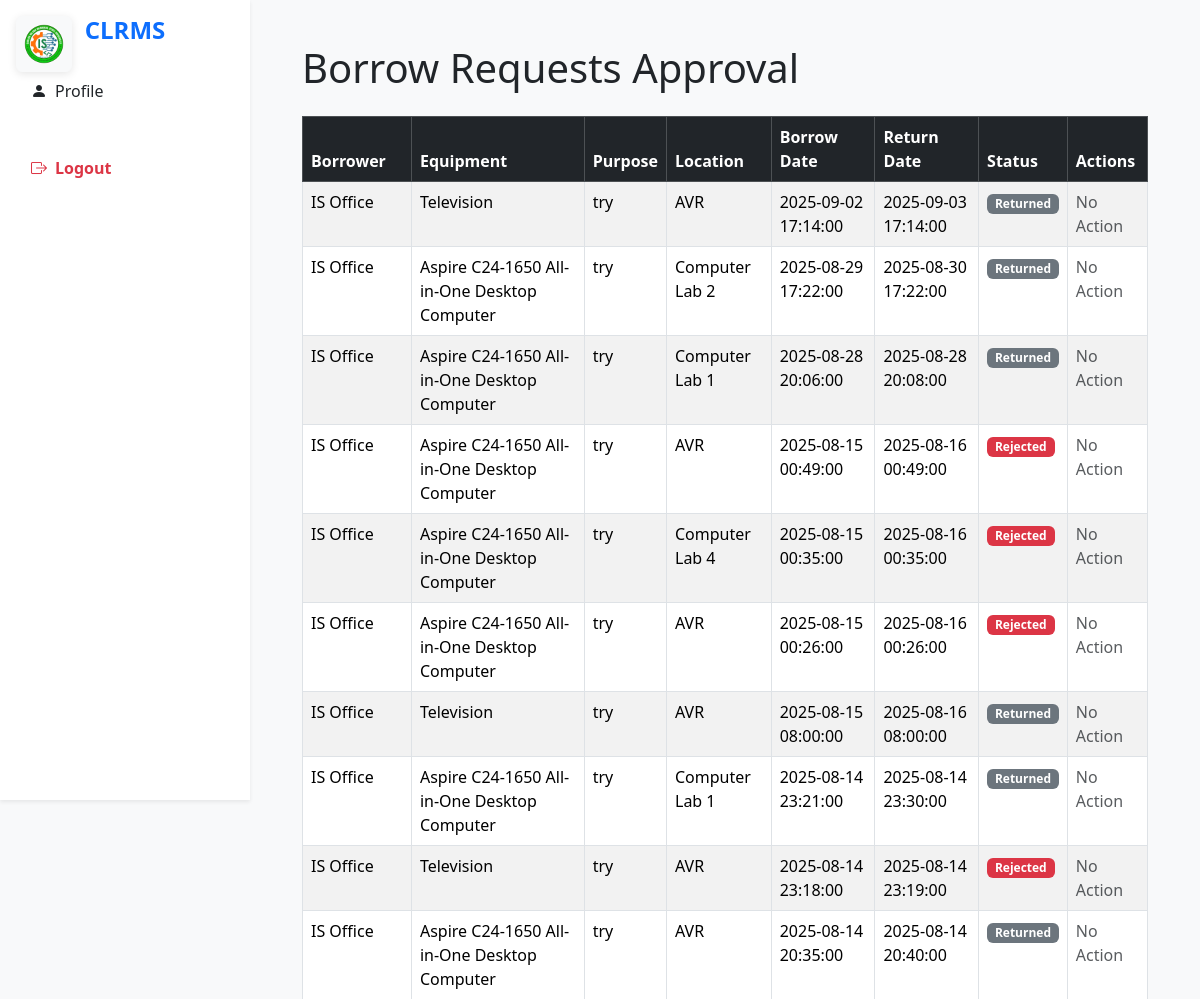
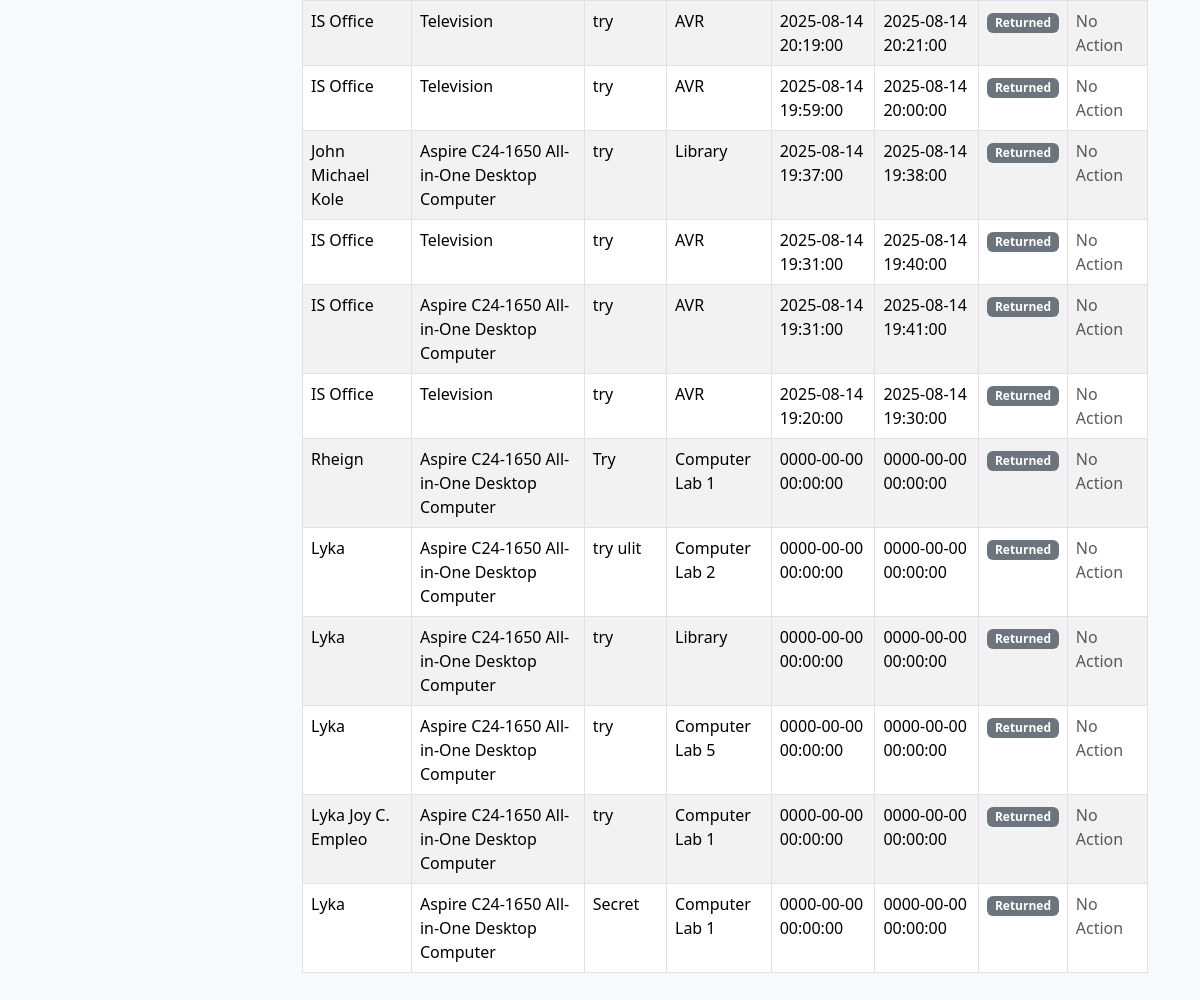
The page /pages/borrow_approval.php on the database its author committed (2 pictures, top to bottom).
### tables this page shows
CREATE TABLE `borrow_requests` (
  `id` int(11) NOT NULL,
  `control_number` int(11) NOT NULL,
  `date_requested` datetime NOT NULL,
  `borrow_start` datetime NOT NULL DEFAULT '1970-01-01 00:00:00',
  `borrow_end` datetime NOT NULL DEFAULT '1970-01-01 00:00:00',
  `borrower_name` varchar(100) NOT NULL COMMENT 'Name entered on the slip, not necessarily the user account name',
  `borrower_email` varchar(255) DEFAULT NULL,
  `course_year` varchar(50) DEFAULT NULL,
  `subject` varchar(100) DEFAULT NULL,
  `signature_image` varchar(255) DEFAULT NULL,
  `datetime_needed` datetime DEFAULT NULL,
  `released_by` varchar(100) DEFAULT NULL,
  `id_picture` varchar(255) DEFAULT NULL,
  `tracking_code` varchar(20) DEFAULT NULL,
  `quantity` int(11) DEFAULT NULL,
  `description` text DEFAULT NULL,
  `user_id` int(11) DEFAULT NULL,
  `purpose` varchar(255) NOT NULL,
  `location_of_use` varchar(255) NOT NULL,
  `return_date` datetime DEFAULT NULL,
  `status` enum('Pending','Approved','Rejected','Returned') DEFAULT 'Pending',
  `remarks` text DEFAULT NULL,
  `updated_at` datetime DEFAULT NULL
);

### classes/BorrowRequest.php (called while the page is built, shortened)
<?php
require_once 'Database.php';
require_once 'BaseModel.php';
class BorrowRequest extends BaseModel {
    public function __construct() {
        $database = new Database();
    }
    public function getAllBorrowRequests() {
        $sql = "SELECT br.id, br.borrower_name AS borrower_name, br.borrower_email, br.date_requested, br.status, br.remarks, br.return_date,
                       br.purpose, br.location_of_use, br.borrow_start, br.borrow_end, br.id_picture, br.released_by,
                       COALESCE(GROUP_CONCAT(e.name SEPARATOR ', '), 'N/A') AS equipment_names,
                       COALESCE(GROUP_CONCAT(bri.quantity SEPARATOR ', '), 'N/A') AS quantities
                FROM borrow_requests br
                LEFT JOIN users u ON br.user_id = u.id
                LEFT JOIN borrow_request_items bri ON br.id = bri.request_id
                LEFT JOIN equipment e ON bri.equipment_id = e.id
                GROUP BY br.id, br.borrower_name, br.borrower_email, br.date_requested, br.status, br.remarks, br.return_date, br.purpose, br.location_of_use, br.borrow_start, br.borrow_end, br.id_picture, br.released_by
                ORDER BY br.date_requested DESC, br.id DESC";
        $stmt = $this->conn->prepare($sql);
        $stmt->execute();
        $results = $stmt->fetchAll(PDO::FETCH_ASSOC);
        return $results;
    }
}

### classes/Database.php (called while the page is built, shortened)
<?php
class Database {
    private $host = DB_HOST;
    private $db_name = DB_NAME;
    private $username = DB_USER;
    private $password = DB_PASS;
    private $conn;
    public function getConnection() {
        if ($this->conn === null) {
            try {
                $this->conn = new PDO(
                    "mysql:host={$this->host};dbname={$this->db_name}",
                    $this->username,
                    $this->password
                );
                $this->conn->setAttribute(PDO::ATTR_ERRMODE, PDO::ERRMODE_EXCEPTION);
                $this->conn->exec("SET NAMES utf8mb4");
            } catch (PDOException $exception) {
                error_log('[Database Error] ' . $exception->getMessage(), 3, __DIR__ . '/../logs/error.log');
                die('A database error occurred. Please try again later.');
            }
        }
        return $this->conn;
    }
}
?>

### classes/BaseModel.php (called while the page is built, shortened)
<?php
abstract class BaseModel {
    public function __construct($conn, $table_name) {
        $this->conn = $conn;
    }
}

### pages/borrow_approval.php (the view, shortened to what this page needs)
<?php
require_once '../classes/BorrowRequest.php';
require_once '../classes/Database.php';
$borrowObj = new BorrowRequest();
$allRequests = $borrowObj->getAllBorrowRequests();
?>
<!DOCTYPE html>
<html lang="en">
<head>
    <link href="../assets/css/bootstrap.min.css" rel="stylesheet">
    <link href="https://cdn.jsdelivr.net/npm/bootstrap-icons@1.10.5/font/bootstrap-icons.css" rel="stylesheet">
    <link href="../assets/css/style.css" rel="stylesheet">
</head>
<body>
<main class="main-content">
    <div class="container-fluid px-4 mt-4">
        <h1 class="mb-4">Borrow Requests Approval</h1>
        <table class="table table-bordered table-striped">
            <thead class="table-dark">
            <tr>
                <th>Borrower</th>
                <th>Equipment</th>
                <th>Purpose</th>
                <th>Location</th>
                <th>Borrow Date</th>
                <th>Return Date</th>
                <th>Status</th>
                <th>Actions</th>
            </tr>
            </thead>
            <tbody>
            <?php foreach ($allRequests as $req): ?>
                <tr>
                    <td><?= htmlspecialchars($req['borrower_name']) ?></td>
                    <td><?= htmlspecialchars($req['equipment_names']) ?></td>
                    <td><?= htmlspecialchars($req['purpose'] ?? 'N/A') ?></td>
                    <td><?= htmlspecialchars($req['location_of_use'] ?? 'N/A') ?></td>
                    <td><?= htmlspecialchars($req['borrow_start'] ?? 'N/A') ?></td>
                    <td><?= htmlspecialchars($req['borrow_end'] ?? 'N/A') ?></td>
                    <td>
                        <?php if ($req['status'] == 'Pending'): ?>
                            <span class="badge bg-warning text-dark">Pending</span>
                        <?php elseif ($req['status'] == 'Approved'): ?>
                            <span class="badge bg-success">Approved</span>
                        <?php elseif ($req['status'] == 'Rejected'): ?>
                            <span class="badge bg-danger">Rejected</span>
                        <?php else: ?>
                            <span class="badge bg-secondary"><?= htmlspecialchars($req['status']) ?></span>
                        <?php endif; ?>
                    </td>
                    <td>
                        <?php if ($req['status'] == 'Pending'): ?>
                            <a href="borrow_approval.php?action=approve&id=<?= $req['id'] ?>"
                               class="btn btn-sm btn-success">Approve</a>
                            <a href="borrow_approval.php?action=reject&id=<?= $req['id'] ?>"
                               class="btn btn-sm btn-danger">Reject</a>
                        <?php else: ?>
                            <span class="text-muted">No Action</span>
                        <?php endif; ?>
                    </td>
                </tr>
            <?php endforeach; ?>
            </tbody>
        </table>
    </div>
</main>
</body>
</html>

### assets/css/style.css (style rules this page uses)
body { background-color: #f8f9fa; font-family: 'Segoe UI', Tahoma, Geneva, Verdana, sans-serif; }
.main, .main-content { margin-left: 250px; padding: 20px; transition: margin-left 0.3s ease; }
.container-fluid.px-4 { padding-left: 2rem !important; padding-right: 2rem !important; }

### includes/sidebar_content.php (style rules this page uses)
@media (min-width: 992px) { .main-content, .main { margin-left: 250px; transition: margin-left 0.3s cubic-bezier(.4,0,.2,1); } }

### rows shown on the page
borrow_requests: borrower_name "IS Office", equipment_names "Television", purpose "try", location_of_use "AVR", borrow_start "2025-09-02 17:14:00", borrow_end "2025-09-03 17:14:00", status "Returned", shows "No Action"
borrow_requests: borrower_name "IS Office", equipment_names "Aspire C24-1650 All-in-One Desktop Computer", purpose "try", location_of_use "Computer Lab 2", borrow_start "2025-08-29 17:22:00", borrow_end "2025-08-30 17:22:00", status "Returned", shows "No Action"
borrow_requests: borrower_name "IS Office", equipment_names "Aspire C24-1650 All-in-One Desktop Computer", purpose "try", location_of_use "Computer Lab 1", borrow_start "2025-08-28 20:06:00", borrow_end "2025-08-28 20:08:00", status "Returned", shows "No Action"
borrow_requests: borrower_name "IS Office", equipment_names "Aspire C24-1650 All-in-One Desktop Computer", purpose "try", location_of_use "AVR", borrow_start "2025-08-15 00:49:00", borrow_end "2025-08-16 00:49:00", status "Rejected"
borrow_requests: borrower_name "IS Office", equipment_names "Aspire C24-1650 All-in-One Desktop Computer", purpose "try", location_of_use "Computer Lab 4", borrow_start "2025-08-15 00:35:00", borrow_end "2025-08-16 00:35:00", status "Rejected"
borrow_requests: borrower_name "IS Office", equipment_names "Aspire C24-1650 All-in-One Desktop Computer", purpose "try", location_of_use "AVR", borrow_start "2025-08-15 00:26:00", borrow_end "2025-08-16 00:26:00", status "Rejected"
borrow_requests: borrower_name "IS Office", equipment_names "Television", purpose "try", location_of_use "AVR", borrow_start "2025-08-15 08:00:00", borrow_end "2025-08-16 08:00:00", status "Returned", shows "No Action"
borrow_requests: borrower_name "IS Office", equipment_names "Aspire C24-1650 All-in-One Desktop Computer", purpose "try", location_of_use "Computer Lab 1", borrow_start "2025-08-14 23:21:00", borrow_end "2025-08-14 23:30:00", status "Returned", shows "No Action"
borrow_requests: borrower_name "IS Office", equipment_names "Television", purpose "try", location_of_use "AVR", borrow_start "2025-08-14 23:18:00", borrow_end "2025-08-14 23:19:00", status "Rejected"
borrow_requests: borrower_name "IS Office", equipment_names "Aspire C24-1650 All-in-One Desktop Computer", purpose "try", location_of_use "AVR", borrow_start "2025-08-14 20:35:00", borrow_end "2025-08-14 20:40:00", status "Returned", shows "No Action"
borrow_requests: borrower_name "IS Office", equipment_names "Television", purpose "try", location_of_use "AVR", borrow_start "2025-08-14 20:19:00", borrow_end "2025-08-14 20:21:00", status "Returned", shows "No Action"
borrow_requests: borrower_name "IS Office", equipment_names "Television", purpose "try", location_of_use "AVR", borrow_start "2025-08-14 19:59:00", borrow_end "2025-08-14 20:00:00", status "Returned", shows "No Action"
borrow_requests: borrower_name "John Michael Kole", equipment_names "Aspire C24-1650 All-in-One Desktop Computer", purpose "try", location_of_use "Library", borrow_start "2025-08-14 19:37:00", borrow_end "2025-08-14 19:38:00", status "Returned", shows "No Action"
borrow_requests: borrower_name "IS Office", equipment_names "Television", purpose "try", location_of_use "AVR", borrow_start "2025-08-14 19:31:00", borrow_end "2025-08-14 19:40:00", status "Returned", shows "No Action"
borrow_requests: borrower_name "IS Office", equipment_names "Aspire C24-1650 All-in-One Desktop Computer", purpose "try", location_of_use "AVR", borrow_start "2025-08-14 19:31:00", borrow_end "2025-08-14 19:41:00", status "Returned", shows "No Action"
borrow_requests: borrower_name "IS Office", equipment_names "Television", purpose "try", location_of_use "AVR", borrow_start "2025-08-14 19:20:00", borrow_end "2025-08-14 19:30:00", status "Returned", shows "No Action"
borrow_requests: borrower_name "Rheign", equipment_names "Aspire C24-1650 All-in-One Desktop Computer", purpose "Try", location_of_use "Computer Lab 1", borrow_start "0000-00-00 00:00:00", borrow_end "0000-00-00 00:00:00", status "Returned", shows "No Action"
borrow_requests: borrower_name "Lyka", equipment_names "Aspire C24-1650 All-in-One Desktop Computer", purpose "try ulit", location_of_use "Computer Lab 2", borrow_start "0000-00-00 00:00:00", borrow_end "0000-00-00 00:00:00", status "Returned", shows "No Action"
borrow_requests: borrower_name "Lyka", equipment_names "Aspire C24-1650 All-in-One Desktop Computer", purpose "try", location_of_use "Library", borrow_start "0000-00-00 00:00:00", borrow_end "0000-00-00 00:00:00", status "Returned", shows "No Action"
borrow_requests: borrower_name "Lyka", equipment_names "Aspire C24-1650 All-in-One Desktop Computer", purpose "try", location_of_use "Computer Lab 5", borrow_start "0000-00-00 00:00:00", borrow_end "0000-00-00 00:00:00", status "Returned", shows "No Action"
borrow_requests: borrower_name "Lyka Joy C. Empleo", equipment_names "Aspire C24-1650 All-in-One Desktop Computer", purpose "try", location_of_use "Computer Lab 1", borrow_start "0000-00-00 00:00:00", borrow_end "0000-00-00 00:00:00", status "Returned", shows "No Action"
borrow_requests: borrower_name "Lyka", equipment_names "Aspire C24-1650 All-in-One Desktop Computer", purpose "Secret", location_of_use "Computer Lab 1", borrow_start "0000-00-00 00:00:00", borrow_end "0000-00-00 00:00:00", status "Returned", shows "No Action"
